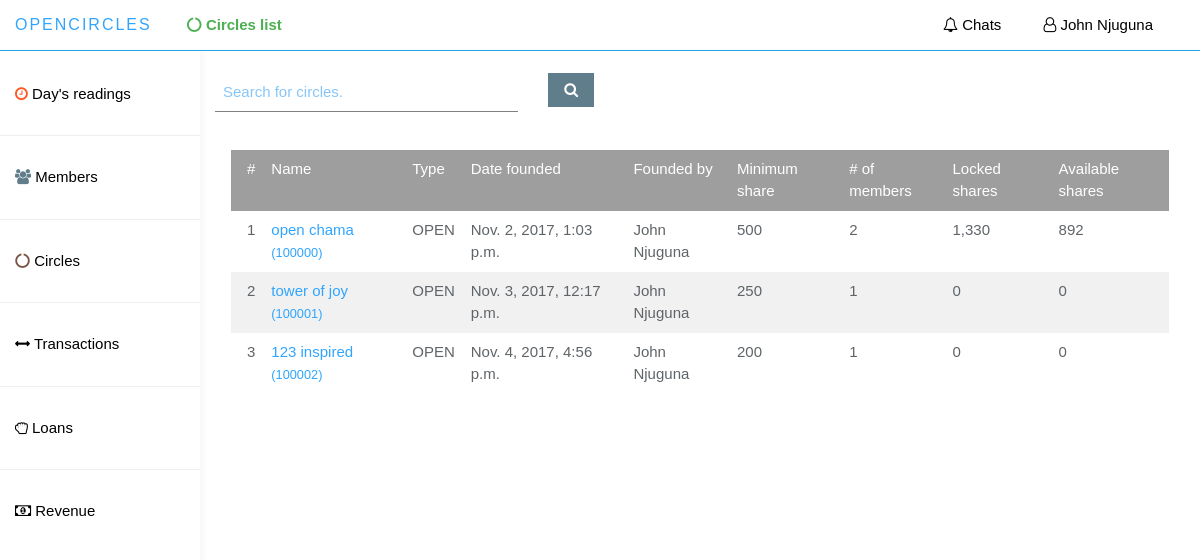
The page /app_admin/circles_list (signed in) on the database its author committed.
### circle/models.py (models this page shows)
class Circle(models.Model):
    circle_name = models.CharField(max_length=100,blank=False,unique=True)
    circle_type = models.CharField(max_length=10, blank=False, choices=CIRCLE_TYPE)
    circle_acc_number = models.CharField(max_length=10, blank=False, unique=True)
    initiated_by = models.ForeignKey(Member,null=False, blank=False)
    time_initiated = models.DateTimeField(auto_now=True)
    is_active = models.BooleanField(default=False)
    annual_interest_rate = models.DecimalField(max_digits=5, decimal_places=3, default=0.000)
    minimum_share = models.IntegerField(default=200)
    class Meta:
        db_table = 'Circle'

### app_admin/views.py (the view)
@login_required(login_url='app_admin:login_page')
def circles_list(request):
    circle_objs = circles_utils.CircleUtils.get_all_circles()
    lis_of_cirlces = []
    for obj in circle_objs:
        lis_of_cirlces.append({
            'id': obj.id,
            'circle_name': obj.circle_name,
            'circle_acc_number': obj.circle_acc_number,
            'circle_type': obj.circle_type,
            'time_initiated': obj.time_initiated,
            'initiated_by': "{} {}".format(obj.initiated_by.user.first_name, obj.initiated_by.user.last_name),
            'minimum_share': obj.minimum_share,
            'number_of_members': circles_utils.CircleUtils.get_num_of_circle_members(obj),
            'total_deposits': shares_utils.SharesUtils.get_total_shares_deposit(obj),
            'total_withdrawals': shares_utils.SharesUtils.get_total_withdrawals(obj),
            'locked_shares': shares_utils.SharesUtils.get_circle_locked_shares(obj),
            'available_shares': shares_utils.SharesUtils.get_circles_available_shares(obj),
        })
    return render(request, 'app_admin/circles_list.html', {'circles': lis_of_cirlces})

### app_admin/circles_utils.py (called while the page is built)
    @staticmethod
    def get_all_circles():
        return Circle.objects.all()

    @staticmethod
    def get_num_of_circle_members(circle):
        return CircleMember.objects.filter(circle=circle).count()

### app_admin/shares_utils.py (called while the page is built)
    @staticmethod
    def get_total_shares_deposit(circle):
        deposits = IntraCircleShareTransaction.objects.filter(
            shares__circle_member__circle=circle,
            transaction_type='DEPOSIT') \
            .aggregate(total=Sum('num_of_shares'))
        return deposits['total'] if deposits['total'] is not None else 0

    @staticmethod
    def get_total_withdrawals(circle):
        withdrawals = IntraCircleShareTransaction.objects.filter(shares__circle_member__circle=circle,
                                                                 transaction_type='WITHDRAW')\
            .aggregate(total=Sum('num_of_shares'))
        return withdrawals['total'] if withdrawals['total'] is not None else 0

    @staticmethod
    def get_circle_locked_shares(circle):
        locked_shares = IntraCircleShareTransaction.objects.filter(shares__circle_member__circle=circle,
                                                                   transaction_type='LOCKED')\
            .aggregate(total=Sum('num_of_shares'))
        locked_shares = locked_shares['total'] if locked_shares['total'] is not None else 0
        unlocked_shares = IntraCircleShareTransaction.objects.filter(shares__circle_member__circle=circle,
                                                                     transaction_type='UNLOCKED')\
            .aggregate(total=Sum('num_of_shares'))
        unlocked_shares = unlocked_shares['total'] if unlocked_shares['total'] is not None else 0
        return locked_shares - unlocked_shares

    @staticmethod
    def get_circles_available_shares(circle):
        return SharesUtils.get_total_shares_deposit(circle) - (SharesUtils.get_total_withdrawals(circle)
                                                               + SharesUtils.get_circle_locked_shares(circle))

### app_admin/templates/app_admin/circles_list.html (shortened to what this page needs)
{% extends 'app_admin/base_dashboard.html' %}
{% load static %}
{% load humanize%}
{% block current_page %}
    <i class="fa fa-circle-o-notch"></i> Circles list
{% endblock %}
{% block main_container %}
     <div class="col-sm-9 col-sm-offset-3 col-lg-10 col-lg-offset-2 main">
        <br>
        <form class="form-horizontal">
          <div class="form-group">
            <div class="col-lg-4 col-md-4 col-sm-4">
              <input type="text"
                class="w3-input w3-text-blue pull-right"
                id="circle-search-val"
                name="circle_search_val"
                placeholder="Search for circles.">
            </div>
            <div class="col-lg-2 col-md-2 col-sm-2">
              <a class="w3-btn w3-blue-gray pull-left" id="btn-search-cirlce">
                <i class="fa fa-search"></i>
              </a>
            </div>
          </div>
        </form>
        <br>
        <div class="w3-container">
            <table class="w3-table w3-striped">
                <thead class="w3-grey w3-text-white">
                    <td>#</td>
                    <td>Name</td>
                    <td>Type</td>
                    <td>Date founded</td>
                    <td>Founded by</td>
                    <td>Minimum share</td>
                    <td># of members</td>
                    <td>Locked shares</td>
                    <td>Available shares</td>
                </thead>
                <tbody id="circles-table">
                    {% for obj in circles %}
                        <tr>
                            <td>{{ forloop.counter }}</td>
                            <td>
                                <a href="{% url 'app_admin:view_circle_details' circle_id=obj.id %}">
                                    {{ obj.circle_name }} <span class="small"> ({{ obj.circle_acc_number }})</span>
                                </a>
                            </td>
                            <td>{{ obj.circle_type }}</td>
                            <td>{{ obj.time_initiated}}</td>
                            <td>{{ obj.initiated_by }}</td>
                            <td>{{ obj.minimum_share }}</td>
                            <td>{{ obj.number_of_members|intcomma }}</td>
                            <td>{{ obj.locked_shares|intcomma }}</td>
                            <td>{{ obj.available_shares|intcomma }}</td>
                        </tr>
                    {% endfor %}
                </tbody>
            </table>
        </div>
     </div>
{% endblock %}

### app_admin/templates/app_admin/base_dashboard.html (shortened to what this page needs)
{% load staticfiles %}
{% load humanize %}
<!DOCTYPE html>
<html lang="en">
{% block head %}
  <head>
      <link rel="stylesheet" type="text/css" href="{% static 'app_admin/bootstrap/css/bootstrap.min.css' %}" />
      <link rel="stylesheet" type="text/css" href="{% static 'app_admin/font-awesome/css/font-awesome.min.css' %}" />
      <link rel="stylesheet" type="text/css" href="{% static 'app_admin/w3css/w3.css' %}" />
      <link rel="stylesheet" type="text/css" href="{% static 'app_admin/bootstrapdatetimepicker/bootstrap-datetimepicker.min.css' %}"/>
      <link rel="stylesheet" type="text/css" href="{% static 'app_admin/custom_css/styles.css' %}" >
  </head>
{% endblock %}
{% block body %}
    <body>
    <nav class="navbar navbar navbar-fixed-top w3-white border-bottom-blue" role="navigation">
        <div class="container-fluid">
          <div class="navbar-header">
            <a class="navbar-brand">
              <span>Opencircles</span>
            </a>
            <ul class="user-menu nav-tabs pull-left">
              <li>
                <a class="cursor-pointer w3-text-green">
                    <b>
                        {% block current_page %}{% endblock %}
                    </b>
                </a>
              </li>
            </ul>
            <ul class="user-menu nav-tabs">
              <li>
                <a class="cursor-pointer w3-text-black" href="{% url 'app_admin:chats' %}"><i class="fa fa-bell-o"></i> Chats </a>
              </li>
              <li class="dropdown pull-right">
                <a class="dropdown-toggle w3-text-black cursor-pointer" data-toggle="dropdown">
                  <i class="fa fa-user-o"></i> {{ request.user.first_name }} {{ request.user.last_name }}
                </a>
                </li>
              </ul>
          </div>
        </div>
	</nav>
  <div id="sidebar-collapse" class="col-sm-3 col-lg-2 sidebar">
  <ul class="nav menu">
    <li><br></li>
    <li>
      <a href="{% url 'app_admin:home' %}" class="w3-text-black">
        <i class="fa fa-clock-o w3-text-deep-orange"></i>
         Day's readings
      </a>
    </li>
    <li role="presentation" class="divider"></li>
    <li>
      <a href="{% url 'app_admin:members' %}" class="w3-text-black">
        <i class="fa fa-users w3-text-blue-gray"></i>
         Members
      </a>
    </li>
    <li role="presentation" class="divider"></li>
    <li>
      <a href="{% url 'app_admin:circles_list' %}" class="w3-text-black">
        <i class="fa fa-circle-o-notch w3-text-brown"></i>
         Circles
      </a>
    </li>
    <li role="presentation" class="divider"></li>
    <li class="parent ">
      <a data-toggle="collapse" data-target="#sub-item-1" class="w3-text-black" href="#">
          <i class="fa fa-arrows-h"></i>
            Transactions
      </a>
    </li>
    <li role="presentation" class="divider"></li>
    <li class="parent ">
      <a data-toggle="collapse" data-target="#loans-sub-items" class="w3-text-black" href="#">
          <i class="fa fa-hand-grab-o"></i>
            Loans
      </a>
    </li>
    <li role="presentation" class="divider"></li>
    <li class="parent ">
      <a data-toggle="collapse" data-target="#sub-item-2" class="w3-text-black" href="#">
          <i class="fa fa-money"></i>
            Revenue
      </a>
    </li>
  </ul>
  </div>
    {% block main_container %}{% endblock %}
    </body>
    {% endblock %}
</html>

### app_admin/static/app_admin/w3css/w3.css (style rules this page uses)
*,*:before,*:after { box-sizing:inherit }
html { -ms-text-size-adjust:100%;-webkit-text-size-adjust:100% }
body { margin:0 }
article,aside,details,figcaption,figure,footer,header,main,menu,nav,section,summary { display:block }
a { background-color:transparent;-webkit-text-decoration-skip:objects }
button,input,select,textarea { font:inherit;margin:0 }
button,input { overflow:visible }
html,body { font-family:Verdana,sans-serif;font-size:15px;line-height:1.5 }
html { overflow-x:hidden }
a { color:inherit }
.w3-table,.w3-table-all { border-collapse:collapse;border-spacing:0;width:100%;display:table }
.w3-striped tbody tr:nth-child(even) { background-color:#f1f1f1 }
.w3-table td,.w3-table th,.w3-table-all td,.w3-table-all th { padding:8px 8px;display:table-cell;text-align:left;vertical-align:top }
.w3-table th:first-child,.w3-table td:first-child,.w3-table-all th:first-child,.w3-table-all td:first-child { padding-left:16px }
.w3-btn,.w3-btn-block { border:none;display:inline-block;outline:0;padding:6px 16px;vertical-align:middle;overflow:hidden;text-decoration:none!important;color:#fff;background-color:#000;text-align:center;cursor:pointer;white-space:nowrap }
.w3-btn,.w3-btn-floating,.w3-btn-floating-large,.w3-closenav,.w3-opennav,.w3-btn-block { -webkit-touch-callout:none;-webkit-user-select:none;-khtml-user-select:none;-moz-user-select:none;-ms-user-select:none;user-select:none }
.w3-btn,.w3-btn-floating,.w3-dropnav a,.w3-btn-floating-large,.w3-btn-block, .w3-navbar a,.w3-sidenav a,.w3-pagination li a,.w3-hoverable tbody tr,.w3-hoverable li, .w3-accordion-content a,.w3-dropdown-content a,.w3-dropdown-click:hover,.w3-dropdown-hover:hover,.w3-opennav,.w3-closenav,.w3-closebtn,*[class*="w3-hover-"] { -webkit-transition:background-color .25s,color .15s,box-shadow .25s,opacity 0.25s,filter 0.25s,border 0.15s;transition:background-color .25s,color .15s,box-shadow .15s,opacity .25s,filter .25s,border .15s }
.w3-input { padding:8px;display:block;border:none;border-bottom:1px solid #808080;width:100% }
.w3-container:after,.w3-panel:after,.w3-row:after,.w3-row-padding:after,.w3-topnav:after,.w3-clear:after,.w3-btn-group:before,.w3-btn-group:after,.w3-btn-bar:before,.w3-btn-bar:after { content:"";display:table;clear:both }
.w3-container { padding:0.01em 16px }
.w3-blue-grey,.w3-hover-blue-grey:hover,.w3-blue-gray,.w3-hover-blue-gray:hover { color:#fff!important;background-color:#607d8b!important }
.w3-white,.w3-hover-white:hover { color:#000!important;background-color:#fff!important }
.w3-grey,.w3-hover-grey:hover,.w3-gray,.w3-hover-gray:hover { color:#000!important;background-color:#9e9e9e!important }
.w3-text-blue,.w3-hover-text-blue:hover { color:#2196F3!important }
.w3-text-brown,.w3-hover-text-brown:hover { color:#795548!important }
.w3-text-blue-grey,.w3-hover-text-blue-grey:hover,.w3-text-blue-gray,.w3-hover-text-blue-gray:hover { color:#607d8b!important }
.w3-text-green,.w3-hover-text-green:hover { color:#4CAF50!important }
.w3-text-deep-orange,.w3-hover-text-deep-orange:hover { color:#ff5722!important }
.w3-text-white,.w3-hover-text-white:hover { color:#fff!important }
.w3-text-black,.w3-hover-text-black:hover { color:#000!important }

### app_admin/static/app_admin/custom_css/styles.css (style rules this page uses)
body { top: 90px; margin-bottom: 50px; background: #FFFFFF; padding-top: 50px; color: #5f6468; }
a, a:hover, a:focus { color: #30a5ff; }
.navbar-header .navbar-brand { color: #fff; font-size: 16px; text-transform: uppercase; font-weight: 500; letter-spacing: 2px; }
.navbar-header .navbar-brand span { color: #30a5ff; }
.nav-tabs { background: #e9ecf2; border: 0; }
.nav-tabs li a, .nav-tabs li a:hover, .nav-tabs li.active a, .nav-tabs li.active a:hover { border: 0; padding: 15px 20px; }
.navbar { border: 0; }
.user-menu { display: inline-block; margin-top: 14px; margin-right: 10px; float: right; list-style: none; padding: 0; }
.user-menu a { color: #fff; }
.sidebar { display: block; background-color: #fff; padding: 0; display: none; }
@media (min-width: 768px) { .sidebar { display: block; position: fixed; top: 50px; bottom: 0; left: 0; z-index: 1000; display: block; margin: 0; padding: 0; overflow-x: hidden; overflow-y: auto; background-color: #fff; box-shadow: 1px 0px 10px rgba(0, 0, 0, .05); } }
@media (min-width: 768px) { .navbar-header { width: 100%; } }
.sidebar ul.nav li.divider { border-bottom: 1px solid #eee; margin: 20px 0; }
.nav-tabs { background: #ffffff; }
.border-bottom-blue { border-bottom: 1px solid #22A4E3; }
.cursor-pointer { cursor: pointer; }

### rows shown on the page
Circle: circle_name "open chama", circle_acc_number "100000", circle_type "OPEN", time_initiated "Nov. 2, 2017, 1:03 p.m."
Circle: circle_name "tower of joy", circle_acc_number "100001", circle_type "OPEN", time_initiated "Nov. 3, 2017, 12:17 p.m."
Circle: circle_name "123 inspired", circle_acc_number "100002", circle_type "OPEN", time_initiated "Nov. 4, 2017, 4:56 p.m."

### other values the page prints
{{ request.user.first_name }} "John"
{{ request.user.last_name }} "Njuguna"
{{ obj.initiated_by }} "John Njuguna" "John Njuguna" "John Njuguna"
{{ obj.minimum_share }} "500" "250" "200"
{{ obj.number_of_members|intcomma }} "2" "1" "1"
{{ obj.locked_shares|intcomma }} "1,330" "0" "0"
{{ obj.available_shares|intcomma }} "892" "0" "0"
